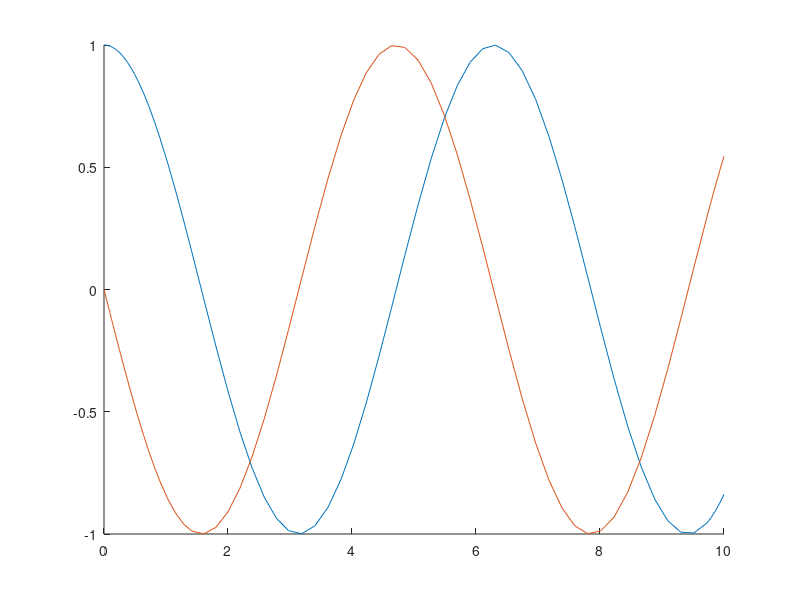

Reproduce this figure in MATLAB.
% demonstrate a harmonic oscillator. 

function ode_example() 
    X0 = [1,0];
    tspan = [0, 10];
    [t,X] = ode45(@shosc, tspan, X0);
    clf

    hold all 
    plot(t,X(:,1))
    plot(t,X(:,2))
    hold off

end 

function Xd= shosc(t,X)
    x = X(1);
    xd = X(2);
    Xd = [xd; -x];
end 

ode_example();